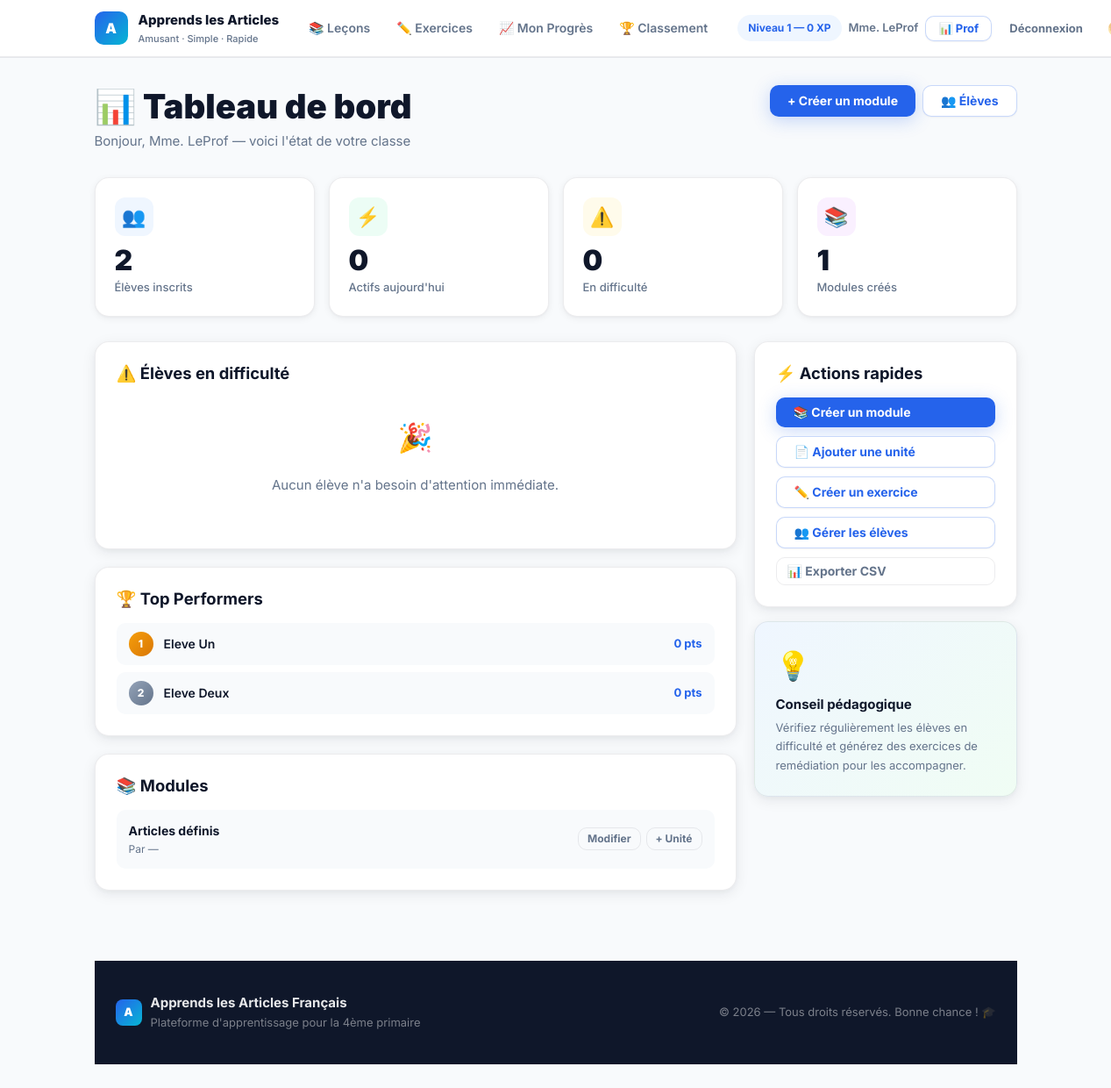
The page /teacher/index.php (signed in) on the database its author committed.
### tables this page shows
CREATE TABLE users (
  id INT AUTO_INCREMENT PRIMARY KEY,
  username VARCHAR(100) NOT NULL UNIQUE,
  password_hash VARCHAR(255) NOT NULL,
  role VARCHAR(20) NOT NULL DEFAULT 'student',
  display_name VARCHAR(100),
  points INT DEFAULT 0,
  created_at TIMESTAMP DEFAULT CURRENT_TIMESTAMP
);

CREATE TABLE modules (
  id INT AUTO_INCREMENT PRIMARY KEY,
  title VARCHAR(255) NOT NULL,
  description TEXT,
  `order` INT DEFAULT 0,
  created_by INT NULL,
  cover_image VARCHAR(255) NULL,
  FOREIGN KEY (created_by) REFERENCES users(id) ON DELETE SET NULL
);

### src/auth.php (called while the page is built, shortened)
<?php
require_once __DIR__.'/config.php';
function current_user() {
  if (!empty($_SESSION['user_id'])) {
    global $pdo;
    $stmt = $pdo->prepare('SELECT id,username,display_name,role FROM users WHERE id = ?');
    $stmt->execute([$_SESSION['user_id']]);
    return $stmt->fetch();
  }
  return null;
}

### public/teacher/index.php (the view, shortened to what this page needs)
<?php
require_once __DIR__.'/../../src/auth.php';
$totalStudentsStmt = $pdo->prepare('SELECT COUNT(*) FROM users WHERE role = "student"'); $totalStudentsStmt->execute(); $totalStudents = $totalStudentsStmt->fetchColumn();
$activeTodayStmt = $pdo->prepare('SELECT COUNT(DISTINCT user_id) FROM attempts WHERE DATE(created_at) = CURDATE()'); $activeTodayStmt->execute(); $activeToday = $activeTodayStmt->fetchColumn();
$needStmt = $pdo->prepare('SELECT u.id,u.username,u.display_name, COUNT(p.id) AS needs FROM users u JOIN progress p ON p.user_id = u.id WHERE u.role="student" AND p.needs_remediation = 1 GROUP BY u.id ORDER BY needs DESC LIMIT 12');
$needStmt->execute(); $needList = $needStmt->fetchAll();
$topStmt = $pdo->prepare('SELECT u.id,u.username,u.display_name, COALESCE(SUM(a.score),0) AS points FROM users u LEFT JOIN attempts a ON a.user_id=u.id WHERE u.role="student" GROUP BY u.id ORDER BY points DESC LIMIT 10');
$topStmt->execute(); $topList = $topStmt->fetchAll();
$modStmt = $pdo->query('SELECT m.*, COALESCE(u.display_name,u.username) AS creator_name FROM modules m LEFT JOIN users u ON m.created_by=u.id ORDER BY m.`order`');
$modules = $modStmt->fetchAll();
?>
<!doctype html>
<html lang="fr"><head>
<link rel="stylesheet" href="/assets/css/style.css">
</head><body>
<?php require_once __DIR__.'/../../src/partials/header.php'; ?>
<main class="app-container">
  <div style="display:flex;align-items:flex-start;justify-content:space-between;gap:16px;margin-bottom:28px;flex-wrap:wrap" class="rd-anim">
    <div>
      <h1 style="margin-bottom:4px">📊 Tableau de bord</h1>
      <p class="muted" style="margin:0">Bonjour, <?=htmlspecialchars($user['display_name'] ?? $user['username'])?> — voici l'état de votre classe</p>
    </div>
    <div style="display:flex;gap:8px;flex-wrap:wrap">
      <a class="btn" href="/teacher/new_module.php">+ Créer un module</a>
      <a class="btn secondary" href="/teacher/students.php">👥 Élèves</a>
    </div>
  </div>
  <div class="rd-stats rd-anim rd-d1">
    <div class="rd-stat">
      <div class="rd-stat-icon" style="background:var(--rd-primary-light)">👥</div>
      <div class="rd-stat-val"><?=htmlspecialchars($totalStudents)?></div>
      <div class="rd-stat-lbl">Élèves inscrits</div>
    </div>
    <div class="rd-stat">
      <div class="rd-stat-icon" style="background:var(--rd-success-light)">⚡</div>
      <div class="rd-stat-val"><?=htmlspecialchars($activeToday)?></div>
      <div class="rd-stat-lbl">Actifs aujourd'hui</div>
    </div>
    <div class="rd-stat">
      <div class="rd-stat-icon" style="background:var(--rd-warning-light)">⚠️</div>
      <div class="rd-stat-val"><?=count($needList)?></div>
      <div class="rd-stat-lbl">En difficulté</div>
    </div>
    <div class="rd-stat">
      <div class="rd-stat-icon" style="background:#faf0ff">📚</div>
      <div class="rd-stat-val"><?=count($modules)?></div>
      <div class="rd-stat-lbl">Modules créés</div>
    </div>
  </div>
  <div class="rd-grid-2 rd-anim rd-d2">
    <section>
      <div class="card" style="margin-bottom:20px">
        <h3 style="margin-bottom:16px">⚠️ Élèves en difficulté</h3>
        <?php if (empty($needList)): ?>
          <div style="text-align:center;padding:20px 0">
            <div style="font-size:2rem;margin-bottom:8px">🎉</div>
            <p class="muted">Aucun élève n'a besoin d'attention immédiate.</p>
          </div>
        <?php endif; ?>
      </div>
      <div class="card" style="margin-bottom:20px">
        <h3 style="margin-bottom:16px">🏆 Top Performers</h3>
        <div style="display:flex;flex-direction:column;gap:8px">
        <?php foreach($topList as $i => $t): ?>
          <div style="display:flex;align-items:center;gap:12px;padding:10px 14px;background:var(--rd-bg);border-radius:10px">
            <div style="width:28px;height:28px;border-radius:50%;background:<?= $i===0?'linear-gradient(135deg,#F59E0B,#d97706)':($i===1?'linear-gradient(135deg,#94A3B8,#64748B)':'linear-gradient(135deg,#d97706,#92400e)') ?>;display:flex;align-items:center;justify-content:center;color:#fff;font-weight:800;font-size:12px;flex-shrink:0">
              <?= $i+1 ?>
            </div>
            <div style="flex:1;font-weight:600;font-size:14px"><?=htmlspecialchars($t['display_name'] ?: $t['username'])?></div>
            <div style="font-size:13px;font-weight:700;color:var(--rd-primary)"><?=htmlspecialchars($t['points'])?> pts</div>
          </div>
        <?php endforeach; ?>
        </div>
      </div>
      <div class="card">
        <h3 style="margin-bottom:16px">📚 Modules</h3>
        <?php if (empty($modules)): ?>
          <p class="muted">Aucun module créé. <a href="/teacher/new_module.php">Créer le premier module →</a></p>
        <?php else: ?>
        <div style="display:flex;flex-direction:column;gap:10px">
        <?php foreach($modules as $m): ?>
          <div style="display:flex;align-items:center;justify-content:space-between;gap:12px;padding:12px 14px;background:var(--rd-bg);border-radius:10px">
            <div style="flex:1">
              <div style="font-weight:700;font-size:14px"><?=htmlspecialchars($m['title'])?></div>
              <div class="muted" style="font-size:12px">Par <?=htmlspecialchars($m['creator_name']??'—')?></div>
            </div>
            <div style="display:flex;gap:6px">
              <a class="btn ghost" href="/teacher/edit_module.php?id=<?=urlencode($m['id'])?>" style="font-size:12px!important;padding:6px 10px!important;border:1px solid var(--rd-border)!important">Modifier</a>
              <a class="btn ghost" href="/teacher/new_unit.php?module_id=<?=urlencode($m['id'])?>" style="font-size:12px!important;padding:6px 10px!important;border:1px solid var(--rd-border)!important">+ Unité</a>
            </div>
          </div>
        <?php endforeach; ?>
        </div>
        <?php endif; ?>
      </div>
    </section>
    <aside>
      <div class="card">
        <h3 style="margin-bottom:16px">⚡ Actions rapides</h3>
        <div style="display:flex;flex-direction:column;gap:10px">
          <a class="btn" href="/teacher/new_module.php" style="justify-content:flex-start!important">📚 Créer un module</a>
          <a class="btn secondary" href="/teacher/new_unit.php" style="justify-content:flex-start!important">📄 Ajouter une unité</a>
          <a class="btn secondary" href="/teacher/new_exercise.php" style="justify-content:flex-start!important">✏️ Créer un exercice</a>
          <a class="btn secondary" href="/teacher/students.php" style="justify-content:flex-start!important">👥 Gérer les élèves</a>
          <a class="btn ghost" href="/teacher/export_attempts_csv.php" style="justify-content:flex-start!important;border:1px solid var(--rd-border)!important">📊 Exporter CSV</a>
        </div>
      </div>
      <div class="card" style="margin-top:16px;background:linear-gradient(135deg,var(--rd-primary-light),#f0fdf4)!important">
        <div style="font-size:2rem;margin-bottom:8px">💡</div>
        <h4 style="margin-bottom:6px">Conseil pédagogique</h4>
        <p class="muted" style="font-size:13px;margin:0">Vérifiez régulièrement les élèves en difficulté et générez des exercices de remédiation pour les accompagner.</p>
      </div>
    </aside>
  </div>
  <?php require_once __DIR__.'/../../src/partials/footer.php'; ?>
</main>
</body></html>

### src/partials/header.php (shortened to what this page needs)
<?php
$user = null;
if (!empty($_SESSION['user_id'])){
  $user = current_user();
}
$exercisesHref = '/login.php';
if ($user) {
  if ($user['role'] === 'teacher' || $user['role'] === 'admin') {
    $exercisesHref = '/teacher/index.php';
  } else {
    $exercisesHref = '/student/index.php';
  }
}
?>
<link rel="stylesheet" href="/assets/css/redesign.css">
<header class="site-header" role="banner">
  <div class="rd-nav-inner">
    <a class="site-brand" href="/">
      <div class="brand-logo">A</div>
      <div>
        <div class="brand-title">Apprends les Articles</div>
        <div class="brand-subtitle">Amusant · Simple · Rapide</div>
      </div>
    </a>
    <nav class="rd-nav-links" aria-label="Navigation principale">
      <a class="rd-nav-link" href="/lesson.php">📚 Leçons</a>
      <a class="rd-nav-link" href="<?= htmlspecialchars($exercisesHref) ?>">✏️ Exercices</a>
      <?php if (!empty($_SESSION['user_id'])): ?>
        <a class="rd-nav-link" href="/student/progress.php">📈 Mon Progrès</a>
      <?php endif; ?>
      <a class="rd-nav-link" href="/leaderboard.php">🏆 Classement</a>
    </nav>
    <div class="header-actions">
      <?php if ($user): ?>
        <span style="font-size:12px;font-weight:700;color:var(--rd-primary);background:var(--rd-primary-light);padding:5px 12px;border-radius:999px;white-space:nowrap">
        </span>
        <span class="muted" style="font-size:13px;font-weight:600;white-space:nowrap">
          <?= htmlspecialchars($user['display_name'] ?? $user['username']) ?>
        </span>
        <?php if ($user['role'] === 'teacher'): ?>
          <a class="btn secondary" href="/teacher/index.php" style="padding:7px 14px!important;font-size:13px!important">📊 Prof</a>
        <?php elseif ($user['role'] === 'admin'): ?>
          <a class="btn secondary" href="/admin/index.php" style="padding:7px 14px!important;font-size:13px!important">⚙️ Admin</a>
        <?php endif; ?>
        <a class="btn ghost" href="/logout.php" style="font-size:13px!important">Déconnexion</a>
      <?php else: ?>
        <a class="btn secondary" href="/login.php">Se connecter</a>
        <a class="btn" href="/register.php">S'inscrire</a>
      <?php endif; ?>
      <button id="toggleTheme" class="btn ghost" title="Basculer thème" style="padding:8px!important;font-size:16px!important;box-shadow:none!important">🌗</button>
    </div>
  </div>
</header>

### public/assets/css/style.css (style rules this page uses)
:root { --color-bg: #f7fbff; --color-surface: #ffffff; --color-muted: #6b7280; --color-primary: #3D8AF7; --color-primary-600: #376fd0; --color-accent: #FFB74D; --color-success: #10B981; --color-danger: #EF4444; --color-glass: rgba(255,255,255,0.6); --font-sans: Inter, system-ui, -apple-system, "Segoe UI", Roboto, "Helvetica Neue", Arial; --space-1: 4px; --space-2: 8px; --space-3: 12px; --space-4: 16px; --space-5: 20px; --space-6: 24px; --space-7: 32px; --space-8: 40px; --radius-sm: 8px; --radius: 14px; --radius-lg: 20px; --shadow-sm: 0 4px 12px rgba(15,23,42,0.06); --shadow-md: 0 8px 24px rgba(15,23,42,0.08); --ease-fast: cubic-bezier(.2,.9,.2,1); --transition-fast: 180ms var(--ease-fast); }
* { box-sizing:border-box }
html,body { height:100% }
body { margin:0;padding:20px 36px;font-family:var(--font-sans); background:linear-gradient(180deg, #f0fbff 0%, var(--color-bg) 100%); color:var(--color-muted); -webkit-font-smoothing:antialiased; -moz-osx-font-smoothing:grayscale; }
.app-container { max-width:1100px;margin:0 auto }
.card { background:var(--color-surface);border-radius:var(--radius);box-shadow:var(--shadow-md);padding:18px }
.site-header { display:flex;align-items:center;justify-content:space-between;gap:12px;padding:10px 16px;margin-bottom:18px;border-radius:12px;background:linear-gradient(90deg, rgba(61,138,247,0.06), rgba(255,183,77,0.04)); }
.site-brand { display:flex;align-items:center;gap:12px }
.brand-logo { width:56px;height:56px;border-radius:12px;background:linear-gradient(135deg,var(--color-primary),#06b6d4);display:flex;align-items:center;justify-content:center;color:white;font-weight:800;font-size:20px }
.brand-title { font-size:18px;font-weight:700 }
.header-actions { display:flex;gap:8px;align-items:center }
.btn { display:inline-flex;align-items:center;gap:8px;padding:10px 14px;border-radius:12px;background:var(--color-primary);color:#fff;border:0;cursor:pointer;font-weight:700;box-shadow:var(--shadow-sm);transition:transform var(--transition-fast),box-shadow var(--transition-fast),filter var(--transition-fast) }
.btn.secondary { background:transparent;color:var(--color-primary);border:2px solid rgba(61,138,247,0.08);box-shadow:none }
.btn.ghost { background:transparent;color:var(--muted);border-radius:10px;padding:8px }
.muted { color:var(--muted) }
button { cursor:pointer }
.muted { color:var(--color-muted) }

### rows shown on the page
users: display_name "Mme. LeProf"
users: display_name "Eleve Un", points "0"
users: display_name "Eleve Deux", points "0"
modules: title "Articles définis", creator_name "—"

### other values the page prints
$totalStudents "2"
$activeToday "0"
count($needList) "0"
count($modules) "1"
